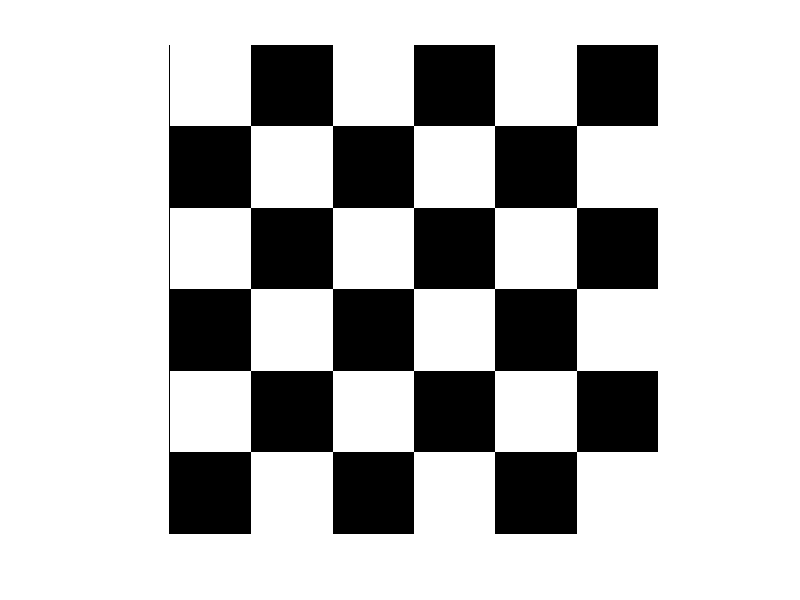

Recreate this plot in MATLAB. (Note: this script raises an error after producing the figure.)
A = [255 0 255 0 255 0;
     0 255 0 255 0 255;
     255 0 255 0 255 0;
     0 255 0 255 0 255;
	 255 0 255 0 255 0;
     0 255 0 255 0 255;];
imshow(uint8(A));
truesize(gcf,[100 100]); 
set (gcf, 'Units', 'normalized', 'Position', [0.1,0.1,0.7,0.7]);
